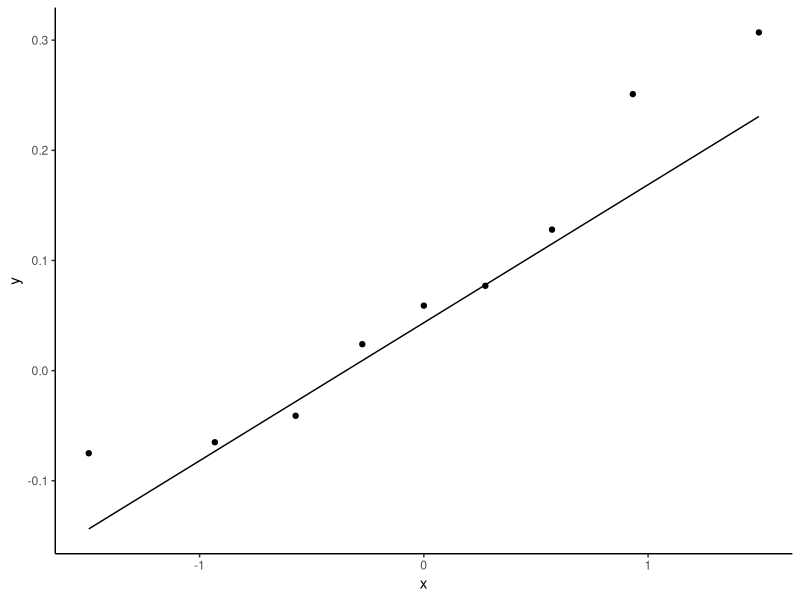
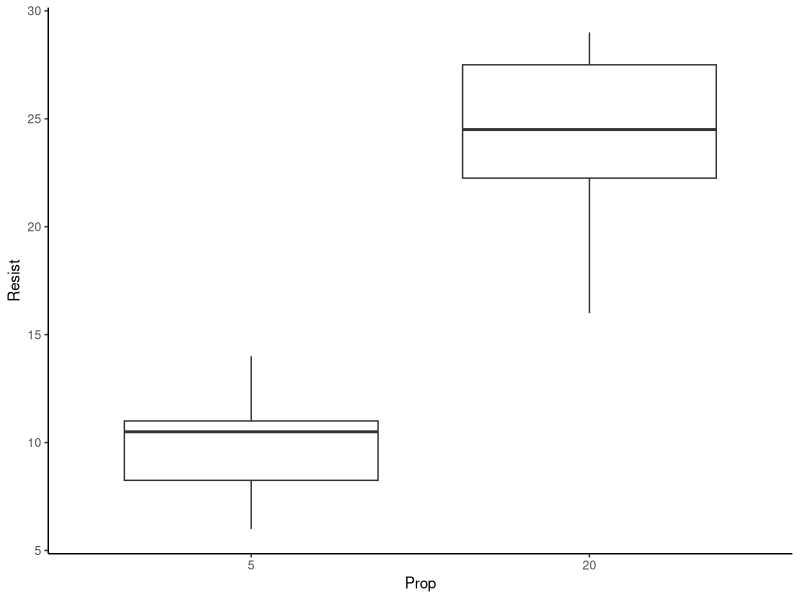

Source code (R) for these figures, in order:
## ---- chunk 1
knitr::opts_chunk$set(echo = FALSE, dev="svg")
## ---- chunk 2
if(!require("tidyverse")) {
  install.packages("tidyverse", repos="https://cloud.r-project.org/",
         quiet=TRUE, type="binary")
  library("tidyverse")
}
if(!require("car")) {
  install.packages("car", repos="https://cloud.r-project.org/",
         quiet=TRUE, type="binary")
  library("car")
}
if(!require("kableExtra")) {
  install.packages("kableExtra", repos="https://cloud.r-project.org/",
         quiet=TRUE, type="binary")
  library("kableExtra")
}
## ---- chunk 3
datos <- read.table("vigas.txt", header=TRUE, dec=".", sep=";")
kable_styling(kable(datos), font_size=28)
## ---- chunk 4
datos$Dif <- datos$Metodo1 - datos$Metodo2
shapiro.test(datos$Dif)
## ---- chunk 5
ggplot(datos, aes(sample=Dif)) +
  geom_qq() + geom_qq_line() + theme_classic()
## ---- chunk 6
t.test(datos$Dif)
## ---- chunk 7
wilcox.test(datos$Dif)
## ---- chunk 8
datos <- read.table("papel.txt", sep="\t", header=TRUE)
datos$Prop <- factor(datos$Prop)
kable_styling(kable(datos[1:11,],row.names=FALSE), font_size=28)
## ---- chunk 9
kable_styling(kable(datos[12:22,],row.names=FALSE), font_size=28)
## ---- chunk 10
ggplot(datos, aes(x=Prop,y=Resist)) +
  geom_boxplot() +
  theme_classic()
## ---- chunk 11
by(datos$Resist,datos$Prop,shapiro.test)
## ---- chunk 12
t.test(datos$Resist ~ datos$Prop,
       alternative = "less")
## ---- chunk 13
var.test(datos$Resist ~ datos$Prop,
       alternative = "greater")
